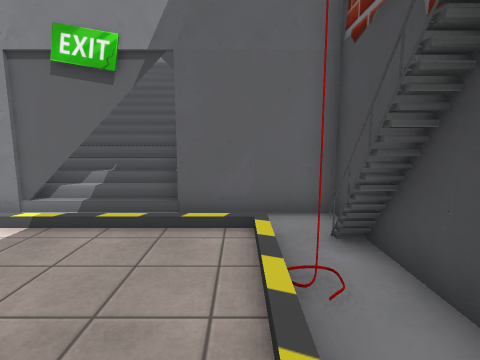
[1] (above)

12 first-person views from a walk through a scene from a Unity 3-D project. The camera is 1.5 m above the floor, tilts 8° down and sees 80° across. The floor is counted in squares, 1 m on a side. Each view is taken from the middle of a square. On the plan, view 1 faces up. The plan holds only what a view shows up to about 14 squares ahead; the rest is blank. Some surface patterns are stand-ins.

[2]
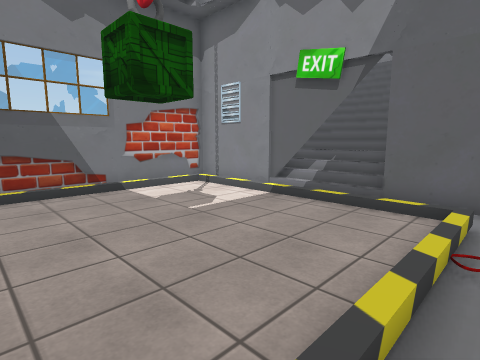

[3]
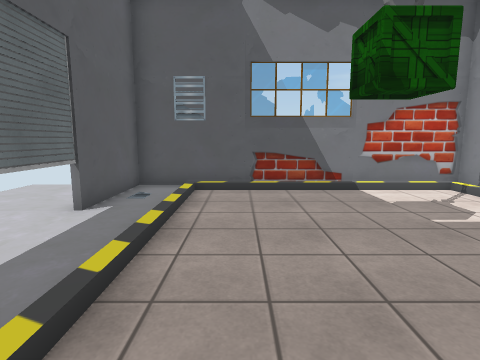

[4]
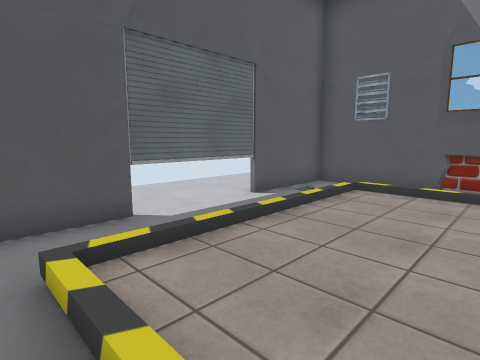

[5]
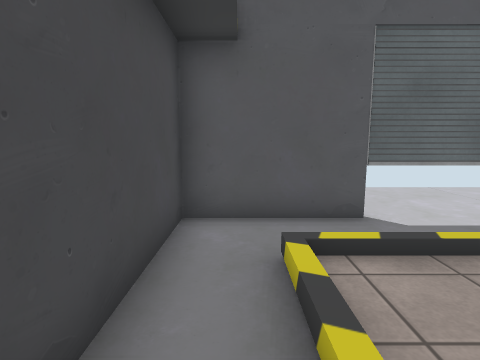

[6]
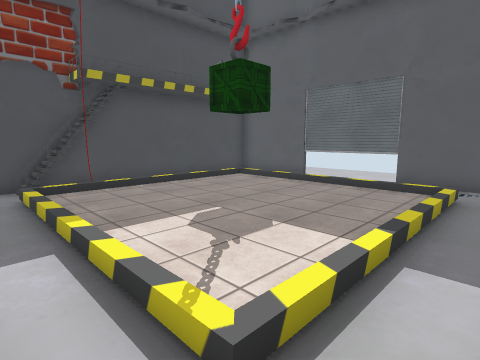

[7]
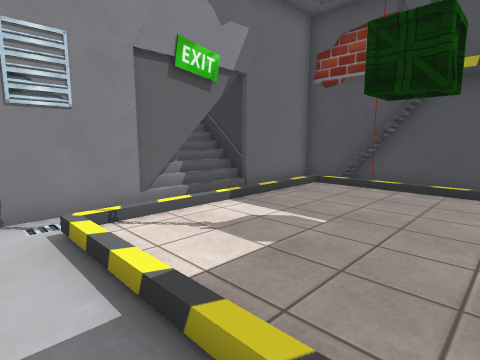

[8]
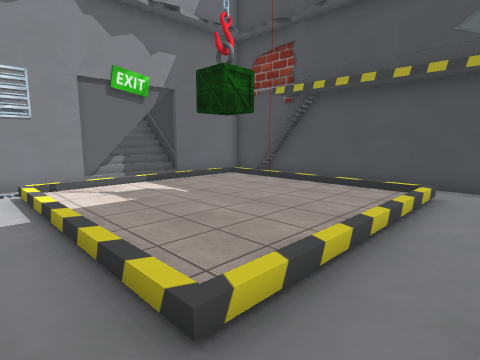

[9]
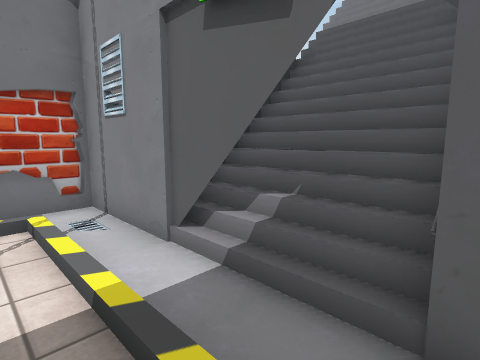

[10]
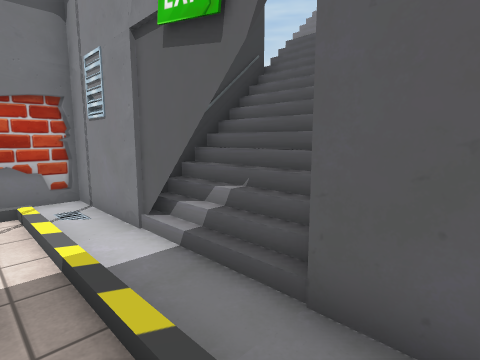

[11]
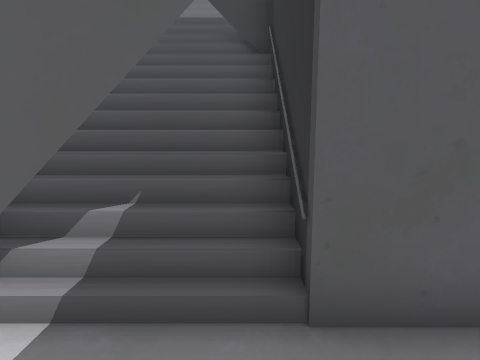

[12]
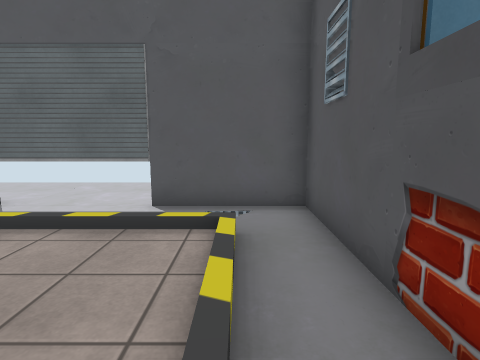

### Floor plan
Key: @ floor where view 1 was taken; # wall or solid block; . main floor; : floor 0.25 m higher than the main floor; / step, stairs or slope; O other object.
Columns run from 9 left of view 1 to 2 right of it. Each row starts with its distance up from view 1.
 12     ////
 11     ////
 10     #/###
  9     #///#
  8    ##///#
  7 #####///####
  6 #.O.##.....#
  5 #.////////.#
  4 #./::::::/.#
  3 #./:::::://#
  2 #./::::::/.#
  1 #./::::::/.#
  0 #./::::::@.#
 -1 #./::::::/.#
 -2 #.////////.#
 -3 #..........#
 -4 #..........#
 -5 ############

Positions as (right, up) in squares from view 1, and headings:
1: (0, 0), facing up
2: (1, -1), facing up-left
3: (1, -1), facing left
4: (1, 1), facing down-left
5: (1, 1), facing down
6: (-8, 6), facing down-right
7: (-8, 0), facing up-right
8: (-8, -4), facing up-right
9: (-1, 4), facing up-left
10: (0, 4), facing up-left
11: (-2, 4), facing up
12: (-7, 2), facing down
